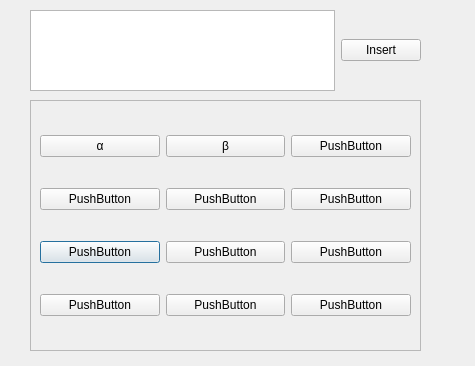
<?xml version="1.0" encoding="UTF-8"?>
<ui version="4.0">
 <class>formula_dialog</class>
 <widget class="QDialog" name="formula_dialog">
  <property name="geometry">
   <rect>
    <x>0</x>
    <y>0</y>
    <width>475</width>
    <height>366</height>
   </rect>
  </property>
  <property name="windowTitle">
   <string>Dialog</string>
  </property>
  <widget class="QScrollArea" name="scrollArea">
   <property name="geometry">
    <rect>
     <x>30</x>
     <y>100</y>
     <width>391</width>
     <height>251</height>
    </rect>
   </property>
   <property name="widgetResizable">
    <bool>true</bool>
   </property>
   <widget class="QWidget" name="scrollAreaWidgetContents">
    <property name="geometry">
     <rect>
      <x>0</x>
      <y>0</y>
      <width>389</width>
      <height>249</height>
     </rect>
    </property>
    <layout class="QGridLayout" name="gridLayout">
     <item row="2" column="0">
      <widget class="QPushButton" name="pushButton_2">
       <property name="text">
        <string>PushButton</string>
       </property>
      </widget>
     </item>
     <item row="3" column="1">
      <widget class="QPushButton" name="pushButton_6">
       <property name="text">
        <string>PushButton</string>
       </property>
      </widget>
     </item>
     <item row="0" column="0">
      <widget class="QPushButton" name="alpha">
       <property name="text">
        <string>α</string>
       </property>
      </widget>
     </item>
     <item row="1" column="1">
      <widget class="QPushButton" name="pushButton_4">
       <property name="text">
        <string>PushButton</string>
       </property>
      </widget>
     </item>
     <item row="0" column="1">
      <widget class="QPushButton" name="beta">
       <property name="text">
        <string>β</string>
       </property>
      </widget>
     </item>
     <item row="3" column="0">
      <widget class="QPushButton" name="pushButton_3">
       <property name="text">
        <string>PushButton</string>
       </property>
      </widget>
     </item>
     <item row="2" column="1">
      <widget class="QPushButton" name="pushButton_5">
       <property name="text">
        <string>PushButton</string>
       </property>
      </widget>
     </item>
     <item row="1" column="0">
      <widget class="QPushButton" name="pushButton">
       <property name="text">
        <string>PushButton</string>
       </property>
      </widget>
     </item>
     <item row="0" column="2">
      <widget class="QPushButton" name="pushButton_9">
       <property name="text">
        <string>PushButton</string>
       </property>
      </widget>
     </item>
     <item row="1" column="2">
      <widget class="QPushButton" name="pushButton_10">
       <property name="text">
        <string>PushButton</string>
       </property>
      </widget>
     </item>
     <item row="2" column="2">
      <widget class="QPushButton" name="pushButton_11">
       <property name="text">
        <string>PushButton</string>
       </property>
      </widget>
     </item>
     <item row="3" column="2">
      <widget class="QPushButton" name="pushButton_12">
       <property name="text">
        <string>PushButton</string>
       </property>
      </widget>
     </item>
    </layout>
   </widget>
  </widget>
  <widget class="QWidget" name="layoutWidget">
   <property name="geometry">
    <rect>
     <x>30</x>
     <y>10</y>
     <width>391</width>
     <height>81</height>
    </rect>
   </property>
   <layout class="QGridLayout" name="gridLayout_2">
    <item row="0" column="0">
     <widget class="QTextEdit" name="textEdit"/>
    </item>
    <item row="0" column="1">
     <widget class="QPushButton" name="insert">
      <property name="enabled">
       <bool>true</bool>
      </property>
      <property name="text">
       <string>Insert</string>
      </property>
     </widget>
    </item>
   </layout>
  </widget>
 </widget>
 <resources/>
 <connections/>
</ui>
